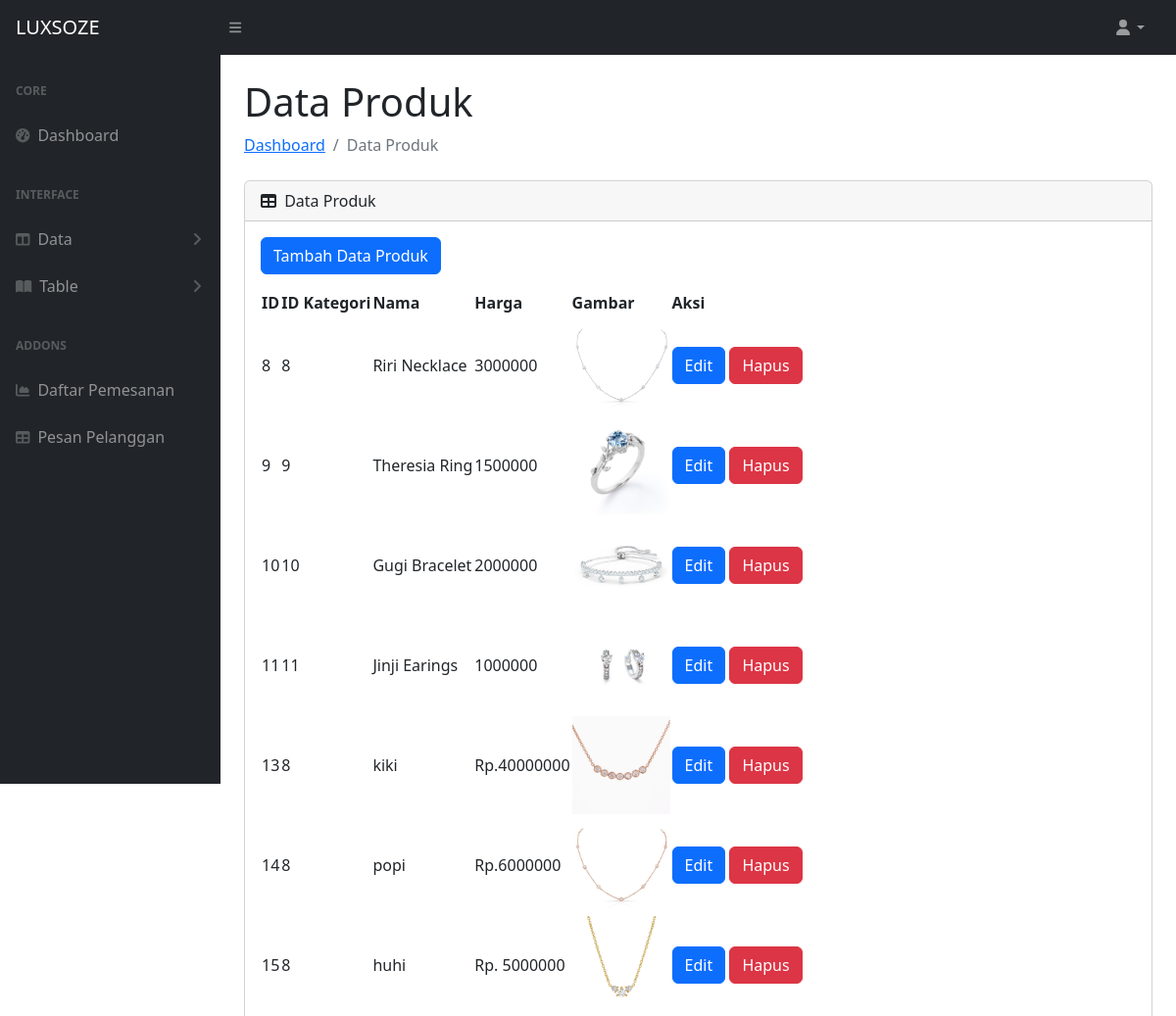
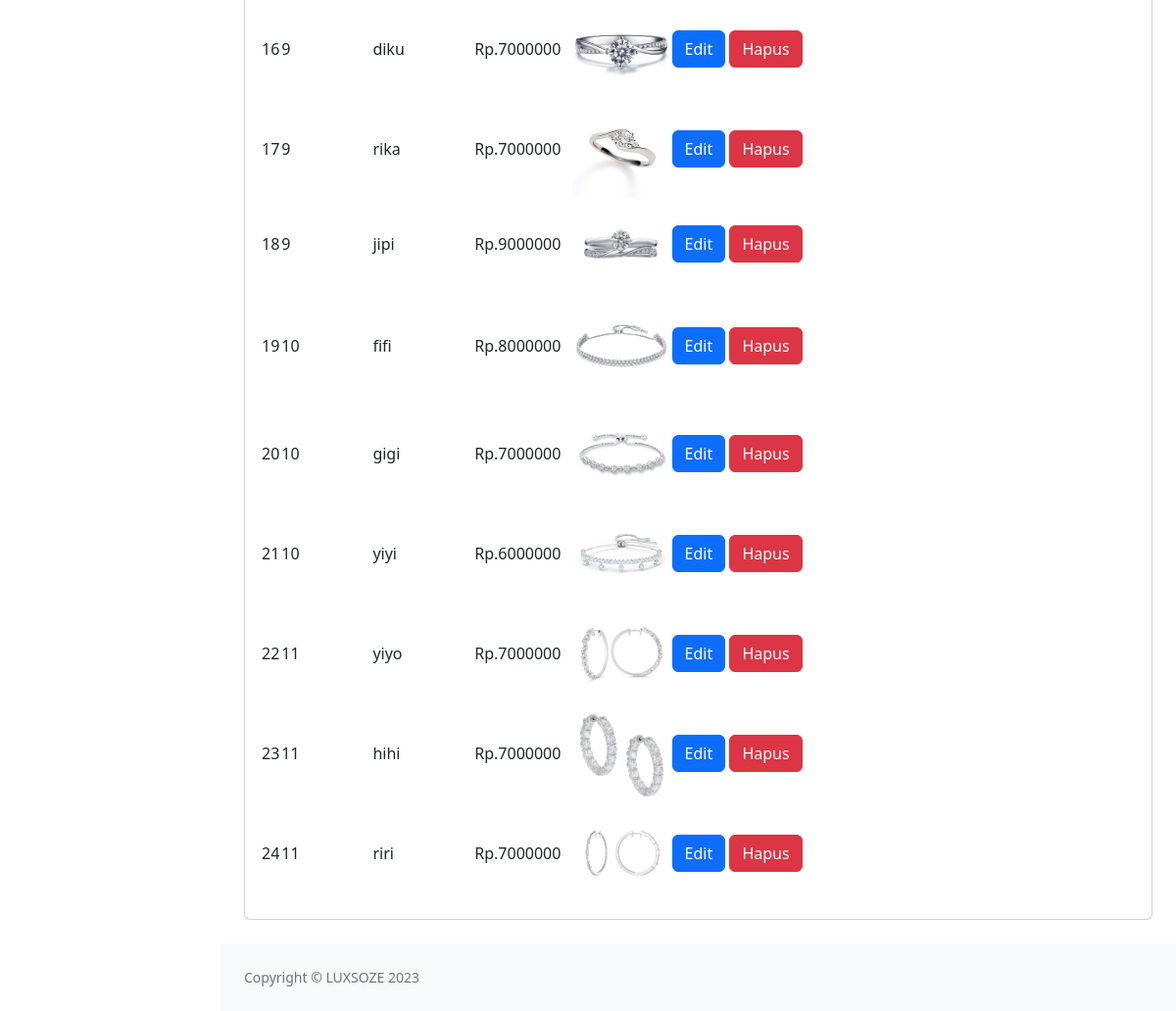
The page /admin/data_produk.php on the database its author committed (2 pictures, top to bottom).
### tables this page shows
CREATE TABLE `produk` (
  `id` int(11) NOT NULL,
  `id_kategori` int(11) DEFAULT NULL,
  `nama` varchar(255) DEFAULT NULL,
  `harga` mediumtext DEFAULT NULL,
  `gambar` mediumtext NOT NULL
);

### admin/data_produk.php (the view, shortened to what this page needs)
<?php
require '../include/config.php';
$query = "SELECT * FROM produk";
$result = mysqli_query($conn, $query);
?>
<?php include 'include/navbar.php' ?>
<div id="layoutSidenav_content">
    <main>
        <div class="container-fluid px-4">
            <h1 class="mt-4">Data Produk</h1>
            <ol class="breadcrumb mb-4">
                <li class="breadcrumb-item"><a href="index.php">Dashboard</a></li>
                <li class="breadcrumb-item active">Data Produk</li>
            </ol>
            <div class="card mb-4">
                <div class="card-header">
                    <i class="fas fa-table me-1"></i>
                    Data Produk
                </div>
                <div class="card-body">
                    <div class="mb-3">
                        <a href="add_produk.php" class="btn btn-primary">Tambah Data Produk</a>
                    </div>
                    <?php if (mysqli_num_rows($result) > 0): ?>
                        <table id="datatablesSimple">
                            <thead>
                                <tr>
                                    <th>ID</th>
                                    <th>ID Kategori</th>
                                    <th>Nama</th>
                                    <th>Harga</th>
                                    <th>Gambar</th>
                                    <th>Aksi</th>
                                </tr>
                            </thead>
                            <tbody>
                                <?php while ($row = mysqli_fetch_assoc($result)): ?>
                                    <tr>
                                        <td>
                                            <?php echo $row['id']; ?>
                                        </td>
                                        <td>
                                            <?php echo $row['id_kategori']; ?>
                                        </td>
                                        <td>
                                            <?php echo $row['nama']; ?>
                                        </td>
                                        <td>
                                            <?php echo $row['harga']; ?>
                                        </td>
                                        <td><img src="<?php echo $row['gambar']; ?>" alt="Gambar Produk"
                                                style="max-width: 100px; height: auto;"></td>
                                        <td>
                                            <a href="edit_produk.php?id=<?php echo $row['id']; ?>"
                                                class="btn btn-primary">Edit</a>
                                            <a href="hapus_produk.php?id=<?php echo $row['id']; ?>"
                                                class="btn btn-danger">Hapus</a>
                                        </td>
                                    </tr>
                                <?php endwhile; ?>
                            </tbody>
                        </table>
                    <?php else: ?>
                        <p>Tidak ada data produk.</p>
                    <?php endif; ?>
                </div>
            </div>
        </div>
    </main>
    <?php include 'include/footer.php' ?>

### admin/include/navbar.php (shortened to what this page needs)
<!DOCTYPE html>
<html lang="en">
<head>
    <link href="https://cdn.jsdelivr.net/npm/simple-datatables@7.1.2/dist/style.min.css" rel="stylesheet" />
    <link href="css/styles.css" rel="stylesheet" />
</head>
<body class="sb-nav-fixed">
    <nav class="sb-topnav navbar navbar-expand navbar-dark bg-dark">
        <a class="navbar-brand ps-3" img href="index.php">LUXSOZE</a>
        <button class="btn btn-link btn-sm order-1 order-lg-0 me-4 me-lg-0" id="sidebarToggle" href="#!"><i
                class="fas fa-bars"></i></button>
        <ul class="navbar-nav ms-auto ms-md-0 me-3 me-lg-4">
            <li class="nav-item dropdown">
                <a class="nav-link dropdown-toggle" id="navbarDropdown" href="#" role="button" data-bs-toggle="dropdown"
                    aria-expanded="false"><i class="fas fa-user fa-fw"></i></a>
            </li>
        </ul>
    </nav>
    <div id="layoutSidenav">
        <div id="layoutSidenav_nav">
            <nav class="sb-sidenav accordion sb-sidenav-dark" id="sidenavAccordion">
                <div class="sb-sidenav-menu">
                    <div class="nav">
                        <div class="sb-sidenav-menu-heading">Core</div>
                        <a class="nav-link" href="index.php">
                            <div class="sb-nav-link-icon"><i class="fas fa-tachometer-alt"></i></div>
                            Dashboard
                        </a>
                        <div class="sb-sidenav-menu-heading">Interface</div>
                        <a class="nav-link collapsed" href="#" data-bs-toggle="collapse"
                            data-bs-target="#collapseLayouts" aria-expanded="false" aria-controls="collapseLayouts">
                            <div class="sb-nav-link-icon"><i class="fas fa-columns"></i></div>
                            Data
                            <div class="sb-sidenav-collapse-arrow"><i class="fas fa-angle-down"></i></div>
                        </a>
                        <a class="nav-link collapsed" href="#" data-bs-toggle="collapse" data-bs-target="#collapsePages"
                            aria-expanded="false" aria-controls="collapsePages">
                            <div class="sb-nav-link-icon"><i class="fas fa-book-open"></i></div>
                            Table
                            <div class="sb-sidenav-collapse-arrow"><i class="fas fa-angle-down"></i></div>
                        </a>
                        <div class="sb-sidenav-menu-heading">Addons</div>
                        <a class="nav-link" href="pemesanan.php">
                            <div class="sb-nav-link-icon"><i class="fas fa-chart-area"></i></div>
                            Daftar Pemesanan
                        </a>
                        <a class="nav-link" href="data_pesan.php">
                            <div class="sb-nav-link-icon"><i class="fas fa-table"></i></div>
                            Pesan Pelanggan
                        </a>
                    </div>
                </div>
            </nav>
        </div>

### admin/include/footer.php (shortened to what this page needs)
<footer class="py-4 bg-light mt-auto">
    <div class="container-fluid px-4">
        <div class="d-flex align-items-center justify-content-between small">
            <div class="text-muted">Copyright &copy; LUXSOZE 2023</div>
        </div>
    </div>
</footer>
</div>
</div>
</body>
</html>

### rows shown on the page
produk: id "8", id_kategori "8", nama "Riri Necklace", harga "3000000", gambar (picture)
produk: id "9", id_kategori "9", nama "Theresia Ring", harga "1500000", gambar (picture)
produk: id "10", id_kategori "10", nama "Gugi Bracelet", harga "2000000", gambar (picture)
produk: id "11", id_kategori "11", nama "Jinji Earings", harga "1000000", gambar (picture)
produk: id "13", id_kategori "8", nama "kiki", harga "Rp.40000000", gambar (picture)
produk: id "14", id_kategori "8", nama "popi", harga "Rp.6000000", gambar (picture)
produk: id "15", id_kategori "8", nama "huhi", harga "Rp. 5000000", gambar (picture)
produk: id "16", id_kategori "9", nama "diku", harga "Rp.7000000", gambar (picture)
produk: id "17", id_kategori "9", nama "rika", harga "Rp.7000000", gambar (picture)
produk: id "18", id_kategori "9", nama "jipi", harga "Rp.9000000", gambar (picture)
produk: id "19", id_kategori "10", nama "fifi", harga "Rp.8000000", gambar (picture)
produk: id "20", id_kategori "10", nama "gigi", harga "Rp.7000000", gambar (picture)
produk: id "21", id_kategori "10", nama "yiyi", harga "Rp.6000000", gambar (picture)
produk: id "22", id_kategori "11", nama "yiyo", harga "Rp.7000000", gambar (picture)
produk: id "23", id_kategori "11", nama "hihi", harga "Rp.7000000", gambar (picture)
produk: id "24", id_kategori "11", nama "riri", harga "Rp.7000000", gambar (picture)
